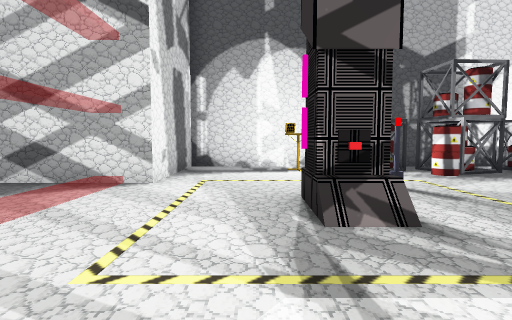
View 1 (above)

23 first-person views from a walk through a Godot game level. The camera is 1.5 m above the floor, tilts 4° down and sees 80° across. The floor is counted in squares, 2 m on a side. Each view is taken from the middle of a square. On the plan, view 1 faces up. The plan holds only what a view shows up to about 10 squares ahead; the rest is blank. The place goes on beyond the plan. Flat picture figures and markers are not drawn. Characters and animated objects are not drawn.

View 2
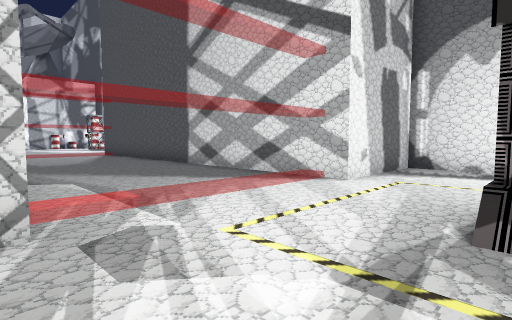

View 3
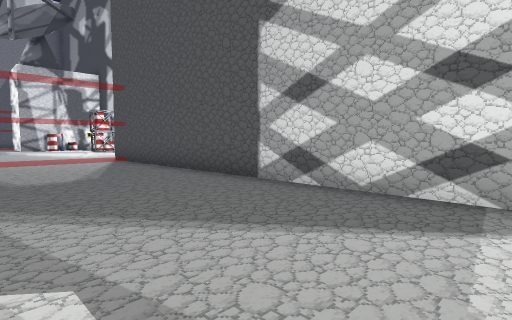

View 4
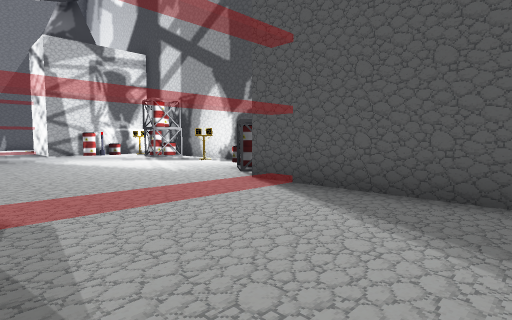

View 5
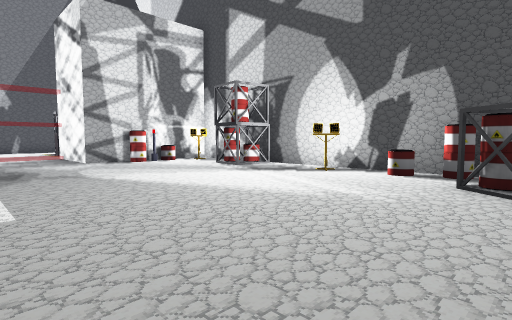

View 6
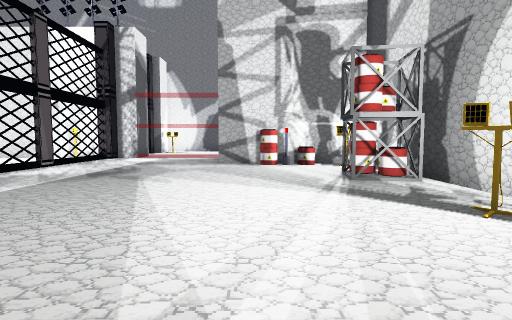

View 7
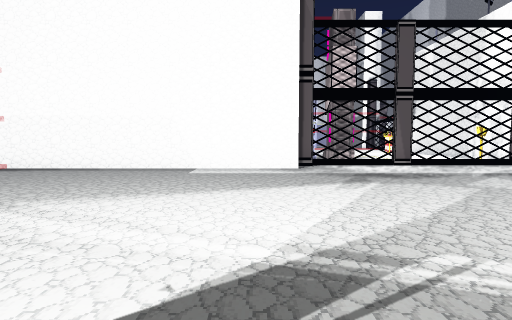

View 8
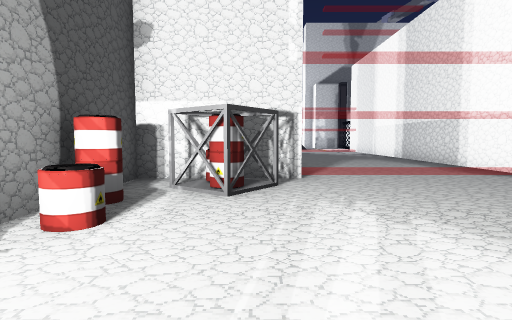

View 9
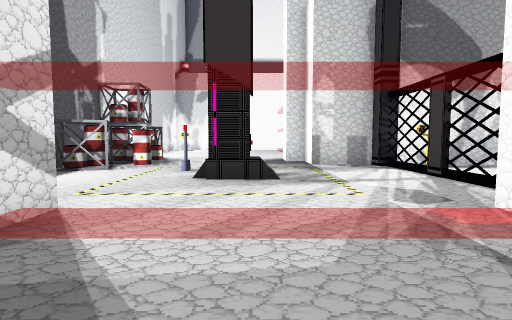

View 10
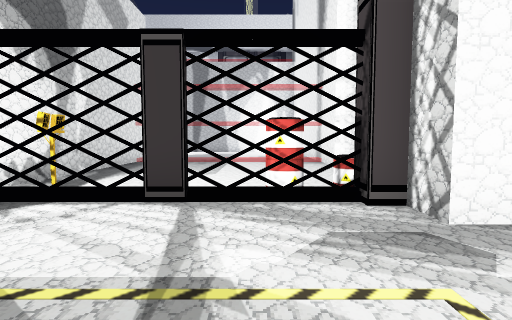

View 11
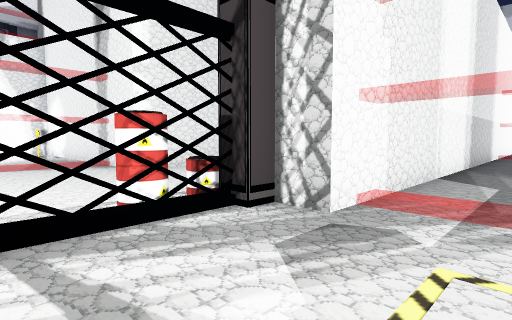

View 12
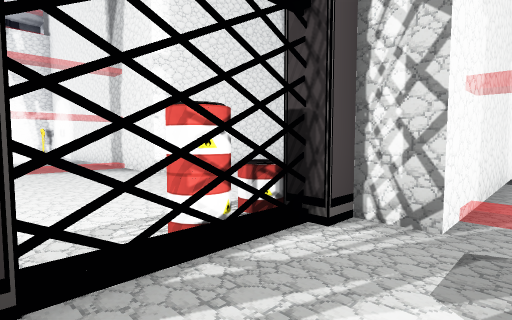

View 13
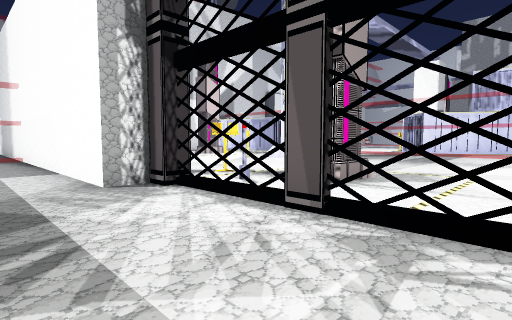

View 14
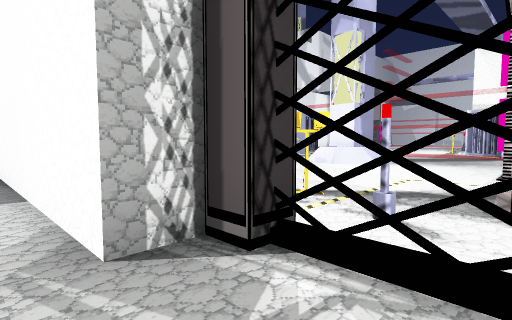

View 15
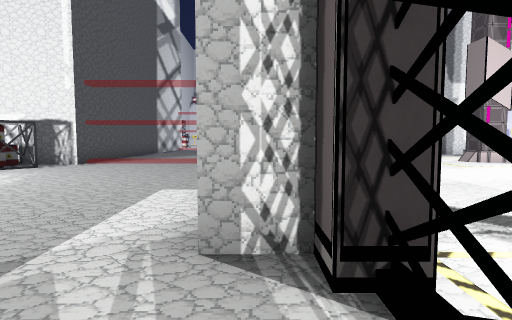

View 16
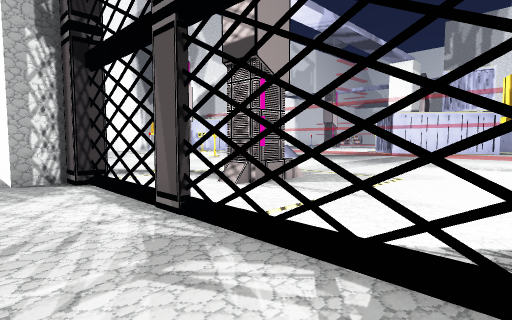

View 17
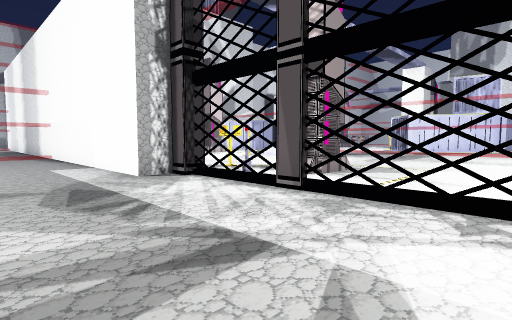

View 18
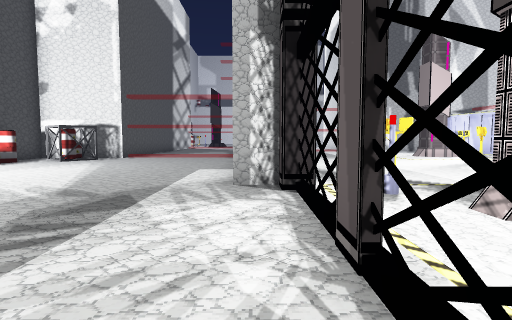

View 19
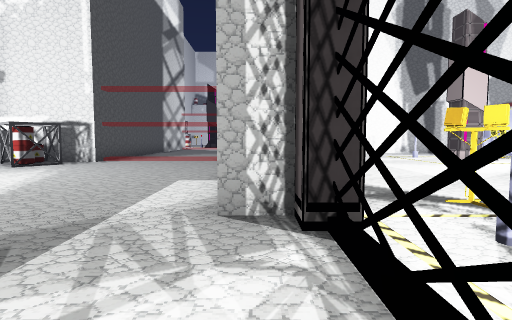

View 20
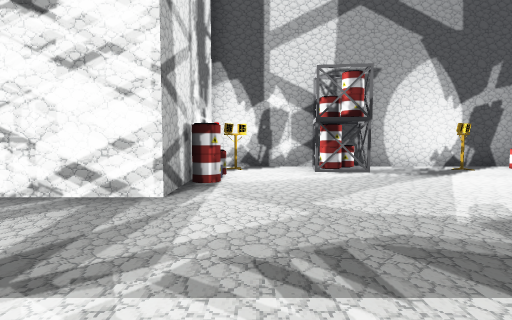

View 21
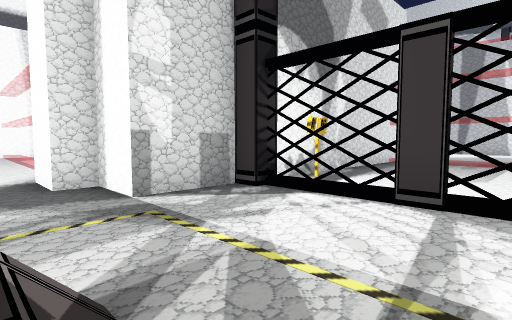

View 22
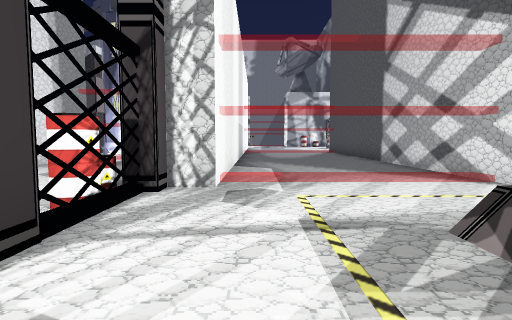

View 23
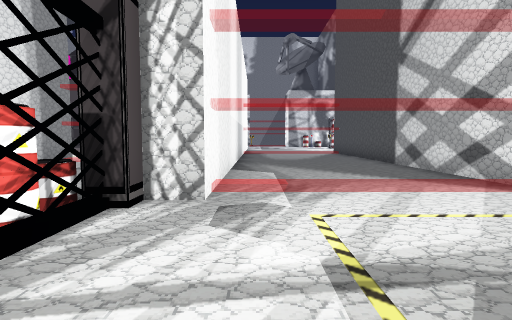

### Floor plan
Key: @ floor where view 1 was taken; # wall or solid block; x gap in a wall; . floor; / step, stairs or slope; S streetlight; B barrel; T thing the floor can be seen under or through.
Columns run from 27 left of view 1 to 7 right of it. Each row starts with its distance up from view 1.
  9   ############           ####
  8  #.S.#....BB.#           #... #####
  7  #...B..S...B#           #..SBBBB B
  6   B........BB#############.....B.
  5   B..........................#...
  4 ##..........................#...
  3 ............................#....
  2 ..................................
  1 ...............................###
  0 ......####################.@...#
 -1 SxxTTTT                  #BB#x##
 -2 S......S....            ......S#
 -3 ....#.......         .. .......#
 -4 ..............       ..........#
 -5  .............       ..........#
 -6  ..............    #######.....#
 -7  ......../S...#          #//// #
 -8  ......./#   .#          #....
 -9  ......./#               #....
-10  ... ...                 #..
-11  ..  ..

Where each view was taken, in squares from view 1:
view 1: 0 up, 0 right, facing up
view 2: 0 up, 1 right, facing up-left
view 3: 1 up, 3 left, facing up-left
view 4: 1 up, 10 left, facing up-left
view 5: 1 up, 15 left, facing up-left
view 6: 5 up, 16 left, facing left
view 7: 8 up, 20 left, facing down
view 8: 6 up, 20 left, facing right
view 9: 3 up, 5 left, facing right
view 10: 3 up, 0 right, facing down
view 11: 2 up, 1 right, facing down-left
view 12: 1 up, 1 right, facing down-left
view 13: 2 up, 26 left, facing down-right
view 14: 1 up, 23 left, facing down-right
view 15: 0 up, 23 left, facing right
view 16: 1 up, 27 left, facing down-right
view 17: 3 up, 27 left, facing down-right
view 18: 0 up, 26 left, facing right
view 19: 0 up, 24 left, facing right
view 20: 0 up, 24 left, facing up
view 21: 3 up, 0 right, facing down-right
view 22: 1 up, 3 right, facing left
view 23: 1 up, 2 right, facing left
